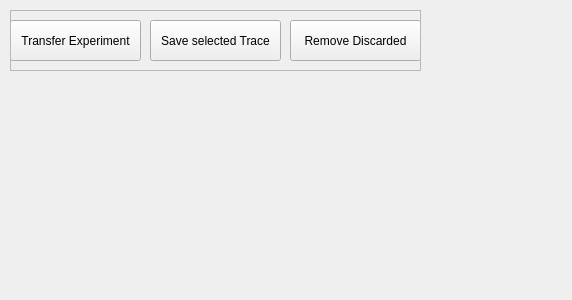
<?xml version="1.0" encoding="UTF-8"?>
<ui version="4.0">
 <class>Form</class>
 <widget class="QWidget" name="Form">
  <property name="geometry">
   <rect>
    <x>0</x>
    <y>0</y>
    <width>572</width>
    <height>300</height>
   </rect>
  </property>
  <property name="windowTitle">
   <string>Form</string>
  </property>
  <widget class="QPushButton" name="pushButton">
   <property name="geometry">
    <rect>
     <x>10</x>
     <y>20</y>
     <width>131</width>
     <height>41</height>
    </rect>
   </property>
   <property name="text">
    <string>Transfer Experiment</string>
   </property>
  </widget>
  <widget class="QPushButton" name="pushButton_2">
   <property name="geometry">
    <rect>
     <x>150</x>
     <y>20</y>
     <width>131</width>
     <height>41</height>
    </rect>
   </property>
   <property name="text">
    <string>Save selected Trace</string>
   </property>
  </widget>
  <widget class="QPushButton" name="pushButton_3">
   <property name="geometry">
    <rect>
     <x>290</x>
     <y>20</y>
     <width>131</width>
     <height>41</height>
    </rect>
   </property>
   <property name="text">
    <string>Remove Discarded</string>
   </property>
  </widget>
  <widget class="QFrame" name="frame">
   <property name="geometry">
    <rect>
     <x>10</x>
     <y>10</y>
     <width>411</width>
     <height>61</height>
    </rect>
   </property>
   <property name="frameShape">
    <enum>QFrame::StyledPanel</enum>
   </property>
   <property name="frameShadow">
    <enum>QFrame::Raised</enum>
   </property>
  </widget>
 </widget>
 <resources/>
 <connections/>
</ui>
